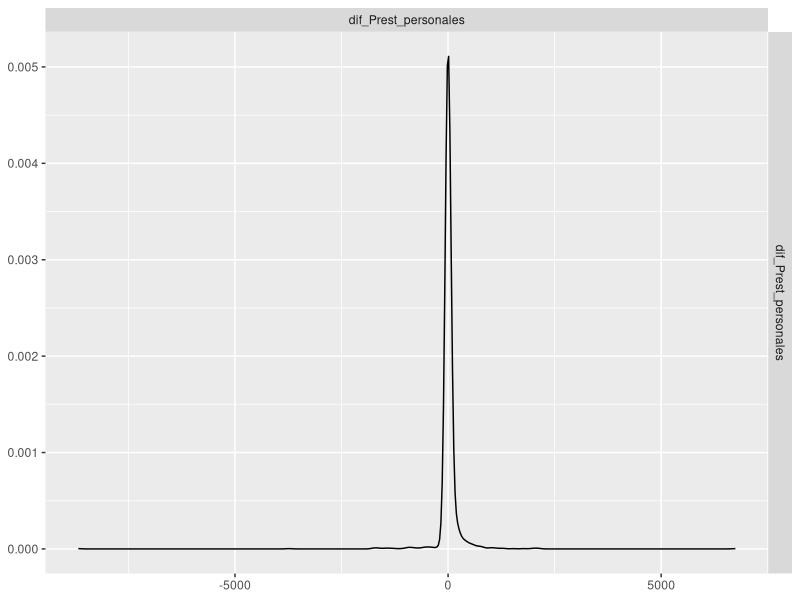
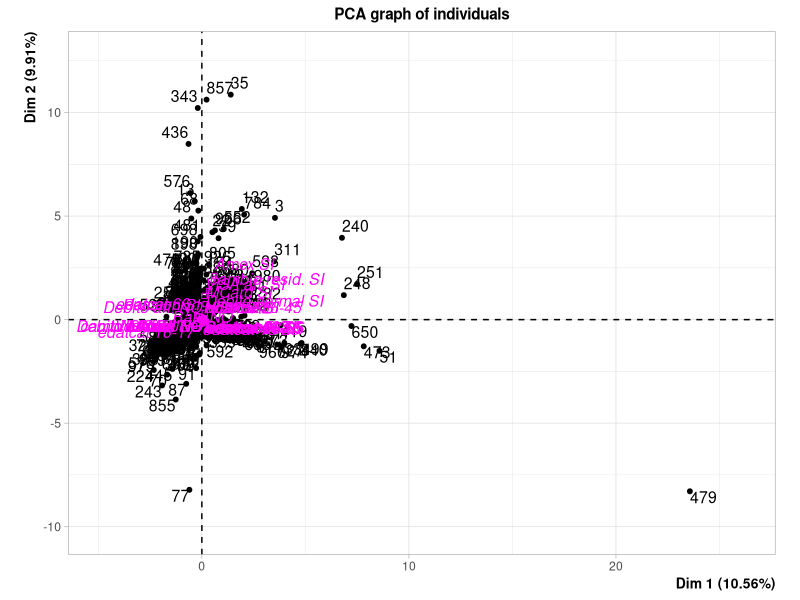
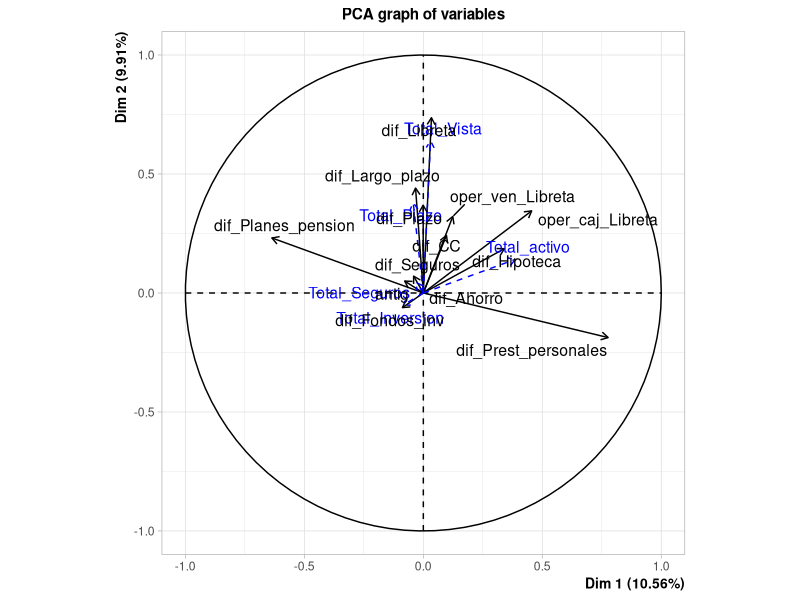
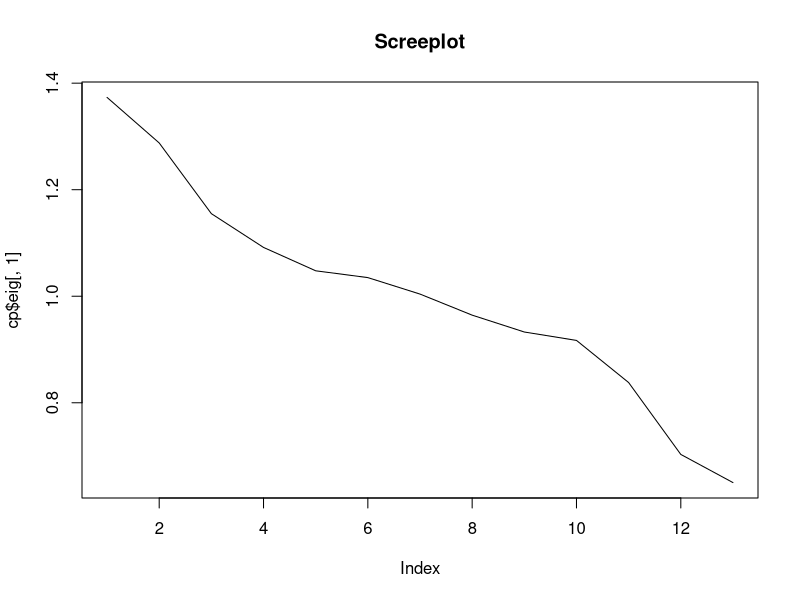

Generate these figures, in order, with R:
## ---- chunk 1
library(ggplot2)
library(reshape2)
library(tidyr)
library(dplyr)
library(GGally)
library(FactoMineR)

## ---- chunk 2
data = read.table("_repository/churn.txt",header=T)

data$sexo[data$sexo == 'No informado'] = 'MUJER'
data$Nomina = replace(data$Nomina, is.na(data$Nomina), 'Nomina NO')
data$Pension = replace(data$Pension, is.na(data$Pension), 'Pension NO')
data$Debito_aff = replace(data$Debito_aff, is.na(data$Debito_aff), 'Debito aff. NO')
data$VISA = replace(data$VISA, is.na(data$VISA), 'VISA NO')
data$MCard = replace(data$MCard, is.na(data$MCard), 'MCard NO')
dim(data)
## ---- chunk 3
ggpairs(data, columns = 30)

## ---- chunk 4
data_solo_NoBaja = filter(data, Baja == 'Baja NO')
cp = PCA(data_solo_NoBaja, quanti.sup = c(13:17), quali.sup = c(1:3,5:12,18))
## ---- chunk 5
plot(cp$eig[,1], type='l', main = 'Screeplot')
